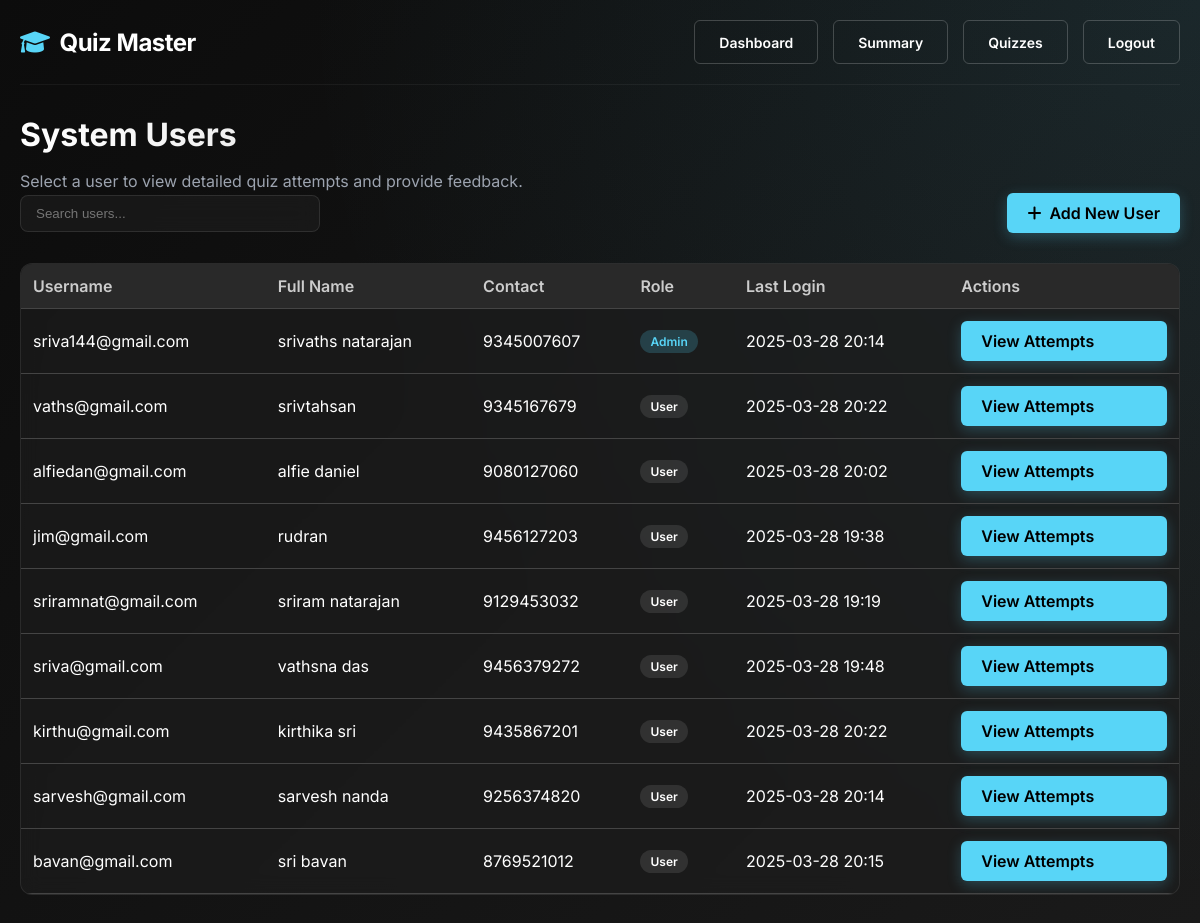
The app's page /admin/view_users (signed in), older data.
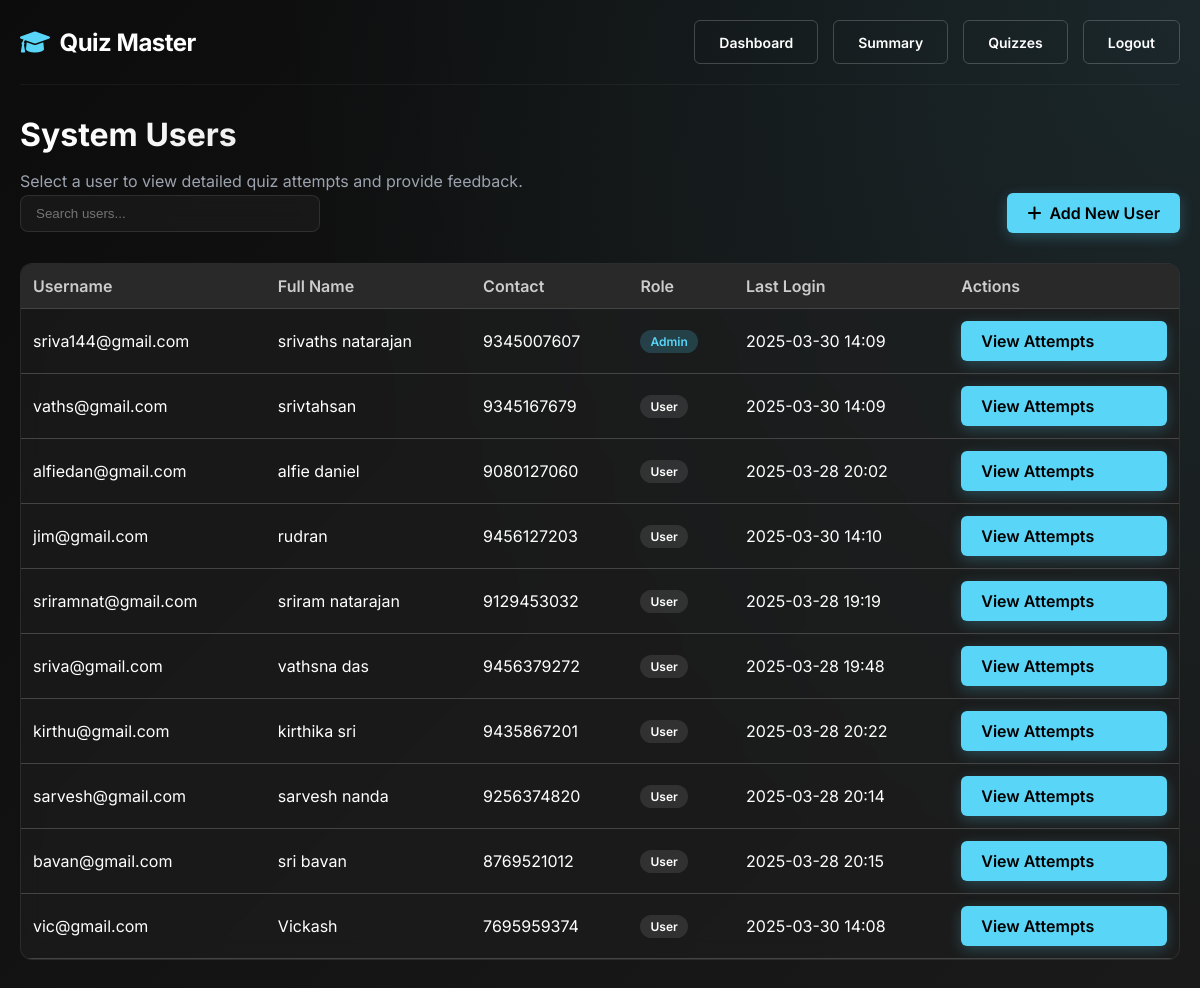
The same page, newer data.
### models.py (models this page shows, shortened)
class User(db.Model):
    __tablename__ = 'users'
    id = db.Column(db.Integer, primary_key=True)
    username = db.Column(db.String(50), unique=True, nullable=False, index=True)
    password = db.Column(db.String(100), nullable=False)
    full_name = db.Column(db.String(100))
    email = db.Column(db.String(120), unique=True)
    dob = db.Column(db.Date)
    contact_no = db.Column(db.String(15))
    role = db.Column(db.String(20), default="user")
    profile_image = db.Column(db.String(200))
    created_at = db.Column(db.DateTime, default=datetime.utcnow)
    last_login = db.Column(db.DateTime)
    is_active = db.Column(db.Boolean, default=True)
    scores = db.relationship('Score', backref='user', lazy='dynamic', cascade="all, delete-orphan")
    question_attempts = db.relationship('QuestionAttempt', backref='user', lazy='dynamic')
    comments_received = db.relationship('ScoreComment', backref='user',
                                        primaryjoin="User.id==Score.user_id",
                                        secondary="scores",
                                        viewonly=True)

### routes.py (the view)
@app_routes.route("/admin/view_users")
def view_users():
    if session.get("role") != "admin":
        flash("Access denied! Admins only.", "danger")
        return redirect(url_for("app_routes.login"))
    user_id = request.args.get("user_id")
    if user_id:
        user = User.query.get(user_id)
        if not user:
            flash("User not found.", "danger")
            return redirect(url_for("app_routes.view_users"))
        attempts = Score.query.filter_by(user_id=user_id).order_by(Score.time_stamp_of_attempt.desc()).all()
        detailed_attempts = []
        for attempt in attempts:
            quiz = Quiz.query.get(attempt.quiz_id)
            if not quiz:
                continue
            questions = Question.query.filter_by(quiz_id=quiz.id).all()
            max_score = sum(q.marks for q in questions) if questions else 0
            percentage = (attempt.total_scored / max_score * 100) if max_score > 0 else 0
            detailed_attempts.append({
                'quiz_name': quiz.name,
                'score': attempt.total_scored,
                'max_score': max_score,
                'percentage': percentage,
                'time_spent': round(attempt.time_spent / 60, 1) if attempt.time_spent else 0,  # in minutes
                'date': attempt.time_stamp_of_attempt,
                'score_id': attempt.id
            })
        return render_template("view_users.html", user=user, attempts=detailed_attempts)
    else:
        users = User.query.all()
        return render_template("view_users.html", users=users)

### routes.py (called while the page is built)
@app_routes.context_processor
def inject_responsive_elements():
    is_mobile = request.user_agent.platform in ['android', 'iphone'] or \
                'mobile' in request.user_agent.string.lower()
    return {
        'is_mobile': is_mobile,
        'current_year': datetime.now().year
    }  # Fixed: Added missing closing brace

### templates/admin/view_users.html (shortened to what this page needs)
{% extends "base.html" %}
{% block content %}
<div class="page-header">
    {% if user %}
        <h1 class="page-title">Quiz Attempts for {{ user.username }}</h1>
        <p class="page-subtitle">Below are all quiz attempts by {{ user.full_name or user.username }}. Click on "Feedback" to add instructor comments.</p>
    {% else %}
        <h1 class="page-title">System Users</h1>
        <p class="page-subtitle">Select a user to view detailed quiz attempts and provide feedback.</p>
    {% endif %}
</div>
{% if user %}
    <div class="data-card">
        <div class="table-responsive">
            <table class="data-table">
                <thead>
                    <tr>
                        <th>Quiz Title</th>
                        <th>Score</th>
                        <th>Max Score</th>
                        <th>Percentage</th>
                        <th>Time Taken (min)</th>
                        <th>Date Attempted</th>
                        <th>Actions</th>
                    </tr>
                </thead>
                <tbody>
                    {% if attempts and attempts|length > 0 %}
                        {% for attempt in attempts %}
                        <tr>
                            <td>{{ attempt.quiz_name }}</td>
                            <td>{{ attempt.score }}</td>
                            <td>{{ attempt.max_score }}</td>
                            <td>{{ attempt.percentage|round(1) }}%</td>
                            <td>{{ attempt.time_spent }}</td>
                            <td class="date-cell">{{ attempt.date.strftime('%Y-%m-%d %H:%M') }}</td>
                            <td>
                                <a href="{{ url_for('app_routes.add_score_comment', score_id=attempt.score_id) }}" class="action-btn">Feedback</a>
                            </td>
                        </tr>
                        {% endfor %}
                    {% else %}
                        <tr>
                            <td colspan="7" class="empty-state">No quiz attempts found for this user.</td>
                        </tr>
                    {% endif %}
                </tbody>
            </table>
        </div>
    </div>
    <div>
        <a href="{{ url_for('app_routes.view_users') }}" class="action-btn">Back to User List</a>
    </div>
{% else %}
    <div class="filters-bar">
        <input type="text" class="search-box" placeholder="Search users...">
        <a href="{{ url_for('app_routes.register') }}" class="action-btn">
            <i class="fas fa-plus"></i> Add New User
        </a>
    </div>
    <div class="data-card">
        <div class="table-responsive">
            <table class="data-table">
                <thead>
                    <tr>
                        <th>Username</th>
                        <th>Full Name</th>
                        <th>Contact</th>
                        <th>Role</th>
                        <th>Last Login</th>
                        <th>Actions</th>
                    </tr>
                </thead>
                <tbody>
                    {% if users and users|length > 0 %}
                        {% for user in users %}
                        <tr>
                            <td>{{ user.username }}</td>
                            <td>{{ user.full_name }}</td>
                            <td>{{ user.contact_no }}</td>
                            <td>
                                {% if user.role == 'admin' %}
                                    <span class="badge badge-admin">Admin</span>
                                {% else %}
                                    <span class="badge badge-user">User</span>
                                {% endif %}
                            </td>
                            <td class="date-cell">{{ user.last_login.strftime("%Y-%m-%d %H:%M") if user.last_login else "Never" }}</td>
                            <td>
                                <a href="{{ url_for('app_routes.view_users') }}?user_id={{ user.id }}" class="action-btn">View Attempts</a>
                            </td>
                        </tr>
                        {% endfor %}
                    {% endif %}
                </tbody>
            </table>
        </div>
    </div>
{% endif %}
{% endblock %}

### templates/base.html (shortened to what this page needs)
<!DOCTYPE html>
<html lang="en">
<head>
    <link rel="stylesheet" href="https://cdnjs.cloudflare.com/ajax/libs/font-awesome/6.0.0/css/all.min.css">
</head>
<body>
    <div class="container">
        <nav class="navbar">
            <a href="/" class="logo">
                <i class="fas fa-graduation-cap"></i> Quiz Master
            </a>
            <div class="nav-links">
                {% if session.get('role') == 'admin' %}
                    <a href="{{ url_for('app_routes.admin_dashboard') }}" class="btn btn-outline">Dashboard</a>
                    <a href="{{ url_for('app_routes.admin_summary') }}" class="btn btn-outline">Summary</a>
                    <a href="{{ url_for('app_routes.quiz_management') }}" class="btn btn-outline">Quizzes</a>
                    <a href="{{ url_for('app_routes.logout') }}" class="btn btn-outline">Logout</a>
                {% elif session.get('role') == 'user' %}
                    <a href="{{ url_for('app_routes.user_dashboard') }}" class="btn btn-outline">Dashboard</a>
                    <a href="{{ url_for('app_routes.user_summary') }}" class="btn btn-outline">Summary</a>
                    <a href="{{ url_for('app_routes.logout') }}" class="btn btn-outline">Logout</a>
                {% else %}
                    <a href="{{ url_for('app_routes.login') }}" class="btn btn-outline">Login</a>
                    <a href="{{ url_for('app_routes.register') }}" class="btn btn-primary">Register</a>
                {% endif %}
            </div>
        </nav>
        {% block content %}{% endblock %}
    </div>
</body>
</html>

Row changes from the older to the newer data that the page shows:
changed User "sriva144@gmail.com": last_login "2025-03-28 20:14" → "2025-03-30 14:09"
changed User "vaths@gmail.com": last_login "2025-03-28 20:22" → "2025-03-30 14:09"
changed User "jim@gmail.com": last_login "2025-03-28 19:38" → "2025-03-30 14:10"
added User: username "vic@gmail.com", full_name "Vickash", contact_no "7695959374", role "User", last_login "2025-03-30 14:08"
